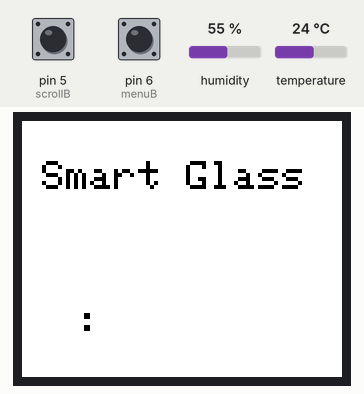
This sketch was run on a simulated Arduino Uno, built with avr-gcc and run on an emulated ATmega328P. On the bench: 160×128 colour display. The inputs (shaded band) are chosen by the test bench; at power-on: pin 5 (scrollB) HIGH, pin 6 (menuB) HIGH, humidity 55 %, temperature 24 °C. Storage starts empty.

Above: at 1.2 s.
1.3 s: pin 5 (scrollB) pulled LOW for 1.25 s
At 3.4 s:
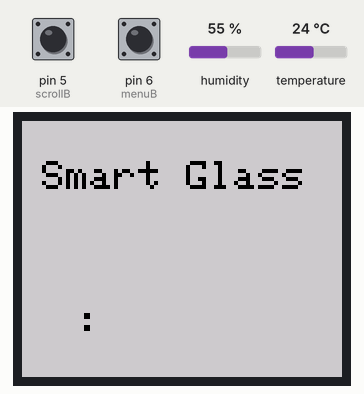
4.0 s: pin 6 (menuB) pulled LOW for 1.25 s
At 5.1 s:
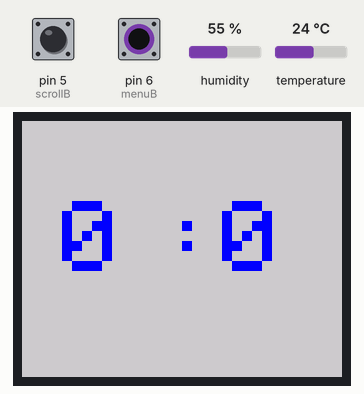
6.7 s: pin 6 (menuB) pulled LOW for 1.25 s
At 8.4 s:
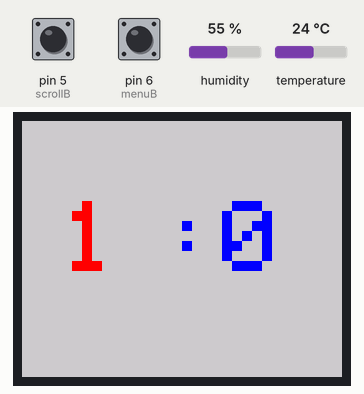
9.4 s: pin 5 (scrollB) pulled LOW for 1.25 s
At 11.7 s:
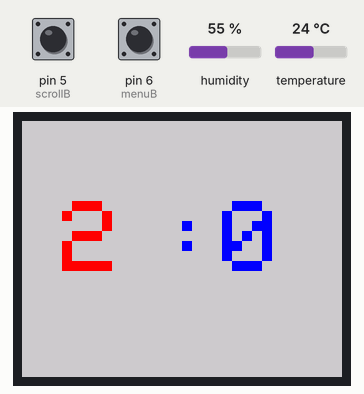
Timing chart, 0 to 13.1 s (numbered marks = the images above; inputs shaded):
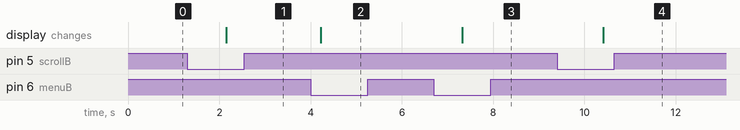

The sketch:

TFT_test.ino
```cpp
/*
  By Ahmed Bentaleb
  you will need :
 * TFT with SD card in it
 * DHT11
 * Arduino nano
 * 2 Buttons
 *
 * you will find an application in ma GitHub that will convert photos so you can show them
 * in the TFT that will save photos with names like :0, 1, 2 ...
*/


// include the necessary libraries
#include <SPI.h>
#include <SD.h>
#include <TFT.h>  // Arduino LCD library
#include <DHT11.h> // temp library

// pin definition for the Uno
#define sd_cs   7
#define lcd_cs  10
#define dc      9
#define rst     8
#define menuB   6 // Menu button pin
#define scrollB 5 // Scrolling Button pin (changing Time / photos)
#define DHTPin  4 // DHT11 pin


TFT TFTscreen = TFT(lcd_cs, dc, rst);
DHT11 dht11(DHTPin);


char Tem[3];
char Hum[3];


// nbr of image
int imageN = -1;

// temp humi
float temp, humi;

// time: hour and minits
int h = 0;
int m = 0;

// t0, t1 to clalculate sec
long int t0;
long int t1;

// menu button state and last state
int menuState = 0;
int menuLastState = 0;

// scroll button state and last state
int scrollState = 0;
int scrollLastState = 0;

// menu counter
int menuCount = 0;

// scroll counter
boolean addOne = false;

// storing time in string array
char TH[3];
char TM[3];

// this variable represents the image to be drawn on screen
PImage image[3];


void setup() {


  //initialize the buttons
  pinMode(menuB, INPUT_PULLUP);
  pinMode(scrollB, INPUT_PULLUP);

  // initialize the GLCD and show a message
  // asking the user to open the serial line
  TFTscreen.begin();
  TFTscreen.background(200, 200, 200);
  TFTscreen.textSize(2);
  TFTscreen.stroke(0, 0, 0);

  if (!SD.begin(sd_cs)) {
    TFTscreen.text("failed!", 0, 0);
    return;
  }
  TFTscreen.text("OK!", 0, 20);

  // initialize and clear the GLCD screen
  TFTscreen.begin();
  TFTscreen.background(255, 255, 255);

  // now that the SD card can be access, try to load the
  // image file.

}

void loop() {


  menuCheck();
  scrollCheck();
  calculateTime();

  switch (menuCount) {
    case 0:
      TFTscreen.textSize(3);
      TFTscreen.stroke(0, 0, 0);
      TFTscreen.text(TH, 10, 90);
      TFTscreen.text(":", 25, 90);
      TFTscreen.text(TM, 40, 90);
      TFTscreen.textSize(2);
      TFTscreen.text("Smart Glass", 10, 20);

      break;
    case 1:
      printTime();
      break;
    case 2:
      editHoures();
      break;
    case 3:
      editMinits();
      break;
    case 4:
      printImage();
      break;
    case 5:
       printTempurature();
      break;
  }


     dht11.read(humi, temp);
     delay(DHT11_RETRY_DELAY);

}

void menuCheck() {

  menuState = digitalRead(menuB);
  if ( menuState != menuLastState) {
    if (menuState == 0) {
      if (menuCount >= 0 && menuCount < 5 ) {
        menuCount++;
      } else {
        menuCount = 0;
      }
      addOne = false;
      TFTscreen.background(200, 200, 200);
    }
    menuLastState = menuState;
  }
}


void scrollCheck() {
  scrollState = digitalRead(scrollB);
  if ( scrollLastState != scrollState) {
    if (scrollState == 0) {
      addOne = true;
      TFTscreen.background(200, 200, 200);
    }
  }
  scrollLastState = scrollState;
}


void loadImage() {

  if (addOne) {
    imageN++;
    addOne = false;
  }
  if (!image[imageN].isValid()) {
    imageN = 0;
    menuCount = 0;
    addOne = false;
  }

}

void printImage() {
  loadImage();
  TFTscreen.image(image[imageN], 0, 0);
}

void printTime() {
  TFTscreen.textSize(5);
  TFTscreen.stroke(0, 0, 255);
  TFTscreen.text(" : ", 40, 40);
  String H = String(h);
  String M = String(m);
  char TH[3];
  char TM[3];
  H.toCharArray(TH, 3);
  M.toCharArray(TM, 3);
  if (menuCount == 2) TFTscreen.stroke(255, 0, 0);
  else  TFTscreen.stroke(0, 0, 255);
  TFTscreen.text(TH, 20, 40);
  if (menuCount == 3)TFTscreen.stroke(255, 0, 0);
  else TFTscreen.stroke(0, 0, 255);
  TFTscreen.text(TM, 100, 40);
}

void editHoures() {
  if (h > 0 && h <= 12) {
    if (addOne) {
      h++;
      addOne = false;
    }
  }
  else h = 1;
  printTime();
}

void editMinits() {
  if (m >= 0 && m < 59) {
    if (addOne) {
      m++;
      addOne = false;
    }
  }
  else m = 0;
  printTime();
}

void calculateTime() {
  t0 = millis();
  if (t0 - t1 > 60000) {
    t1 = t0;
    TFTscreen.background(200, 200, 200);
    m++;
    if (m > 59) {
      h++;
      m = 0;
    }
  }
}

void printTempurature() {

   String ST = String(temp);
   String SH = String(humi);
   ST.toCharArray(Tem, 3);
   SH.toCharArray(Hum, 3);
    TFTscreen.background(200, 200, 200);
    TFTscreen.textSize(4);
    TFTscreen.stroke(0, 190, 0);
    TFTscreen.text(Tem, 0, 70);
     TFTscreen.text(Hum, 50, 70);

}
```

Measured:
- after the input at 1.3 s, the display: changes after 0.86 s (image 1)
- after the input at 4.0 s, the display: changes after 0.23 s (image 2)
- after the input at 6.7 s, the display: changes after 0.62 s (image 3)
- after the input at 9.4 s, the display: changes after 1.0 s (image 4)
